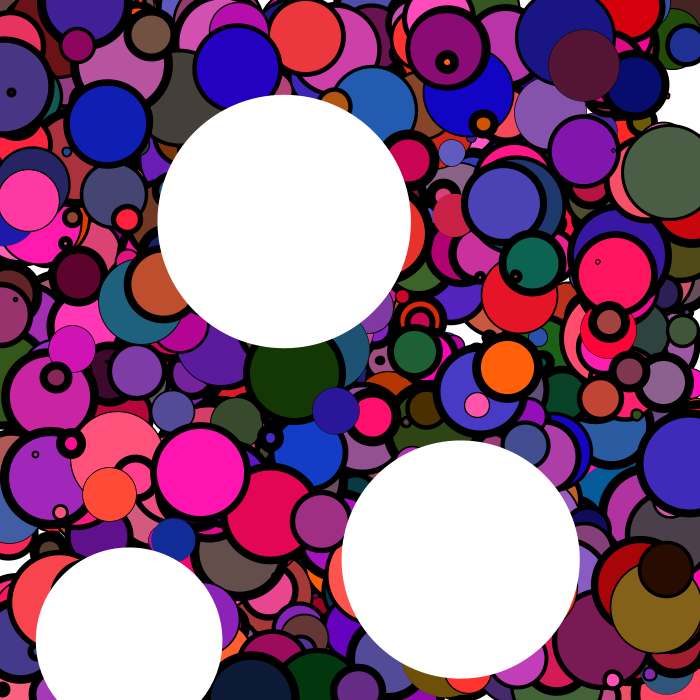
Frame 1 (no input)
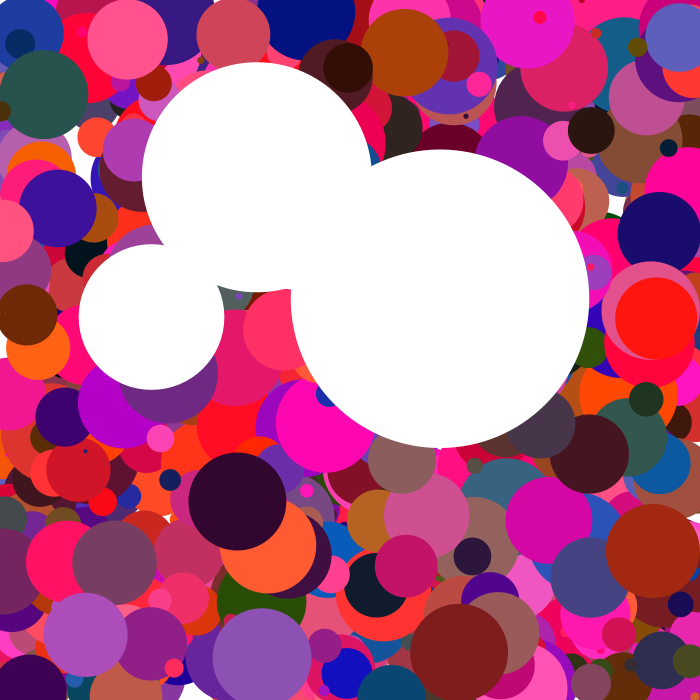
Frame 2 (the mouse pressed at the canvas centre, redrawn once)

The Processing sketch that drew these frames (run headless with seeded random() and noise(); the mouse was pressed at the canvas centre and the sketch redrawn once):

// Processing sketch: processing_59455
// ── processing_59455.pde

void setup(){ // definições do Set Up
  size(700,700); // tamanho da janela
  smooth(); // definição do contorno
  noLoop(); // imagem estática
}

void draw(){ // desenhar imagem
  background(255); // cor de fundo
  
  for ( int i = 0; i<1000; i = i+1){ // número de círculos
    
  float s = random(10); // varável da espessura do outline
  float r = random(300); // variável da cor dos círculos
  float g = random(100); //variável da cor dos círculos
  float b = random(200); //variável da cor dos círculos
  
  float posX = random (width); //variável para a posição horizontal dos círculos
  float posY = random(height); // variável para a posição vertical dos círculos
  
  float diametro = random (0,100); // gerar um diametro
  
  strokeWeight(s); //espessura da linha do circulo
 fill( r,g,b); // preenchimento dos circulos
  ellipse(posX, posY, diametro, diametro); // desenhar a elipse com  os valores gerados
}
  //circulos estáticos à frente
   for ( int i = 0; i < 3; i++) // numero de circulos
  {
   float posX = random (width); // gerar um numero para posição horizonral dos circulos 
   float posY = random (height); // gerar um numero para posição vertical dos circulos
   
   float diametro = random (100, 300); // gerar um diametro 
     
     noStroke(); // definição dos circulos grandes sem outline
     fill(255); // preenchimento dos circulos
     ellipse ( posX, posY, diametro, diametro); // desenhar a elipse com os valores gerados
  } 
  
 
  
}
